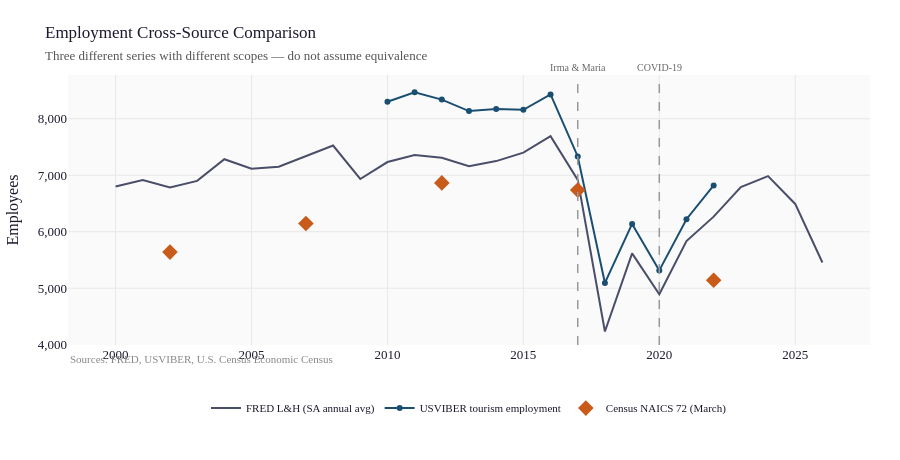

Notebook code cell kept with this figure:
### Markdown cell above
---
## 6. Cross-Source Comparison

Three employment series measure overlapping but distinct things:

| Series | Scope | Frequency | Units | Reference |
|---|---|---|---|---|
| FRED SA/NSA | Leisure & Hospitality (NAICS 71+72) | Monthly | Thousands | Pay-period average |
| USVIBER | Tourism-related (hotels, eating, transport, gift) | Annual | Jobs | Year-end survey |
| Census NAICS 72 | Accommodation & food services only | Quinquennial | Jobs | March pay period |

**Do not equate these series.** FRED is broadest (includes arts/recreation). Census NAICS 72 excludes transportation and retail. USVIBER's category list differs from standard NAICS.

### Code cell
# Side-by-side comparison for years with overlapping data
fred_ann = (
    fred.query("year >= 2000")
    .groupby("year")["emp_sa"]
    .mean()
    .mul(1000)  # convert to absolute count for comparison
    .reset_index()
    .rename(columns={"emp_sa": "fred_sa_avg"})
)
usviber_emp = tour[["year", "emp_tourism_total"]].dropna()
census_72 = (
    census_dedup[census_dedup["naics"] == "72"][["year", "emp"]]
    .dropna()
    .rename(columns={"emp": "census_n72"})
)

comp = (
    fred_ann.merge(usviber_emp, on="year", how="outer")
    .merge(census_72, on="year", how="outer")
    .sort_values("year")
)

fig = go.Figure()
fig.add_trace(
    go.Scatter(
        x=comp["year"],
        y=comp["fred_sa_avg"],
        mode="lines",
        name="FRED L&H (SA annual avg)",
        line=dict(color=PALETTE["total"], width=2),
    )
)
fig.add_trace(
    go.Scatter(
        x=comp["year"],
        y=comp["emp_tourism_total"],
        mode="lines+markers",
        name="USVIBER tourism employment",
        line=dict(color=PALETTE["tourists"], width=2),
    )
)
fig.add_trace(
    go.Scatter(
        x=comp["year"],
        y=comp["census_n72"],
        mode="markers",
        name="Census NAICS 72 (March)",
        marker=dict(color=PALETTE["cruise"], size=12, symbol="diamond"),
    )
)

fig.update_layout(
    title=dict(
        text="Employment Cross-Source Comparison<br>"
        '<span style="font-size:13px;color:#555">Three different series with different scopes — do not assume equivalence</span>',
        font=dict(size=17),
    ),
    yaxis_title="Employees",
    yaxis_tickformat=",",
    height=460,
    annotations=[
        dict(
            xref="paper",
            yref="paper",
            x=0,
            y=-0.08,
            text='<span style="color:#888;font-size:11px">Sources: FRED, USVIBER, U.S. Census Economic Census</span>',
            showarrow=False,
            xanchor="left",
        )
    ],
)
for x_val, label in [(2017, "Irma & Maria"), (2020, "COVID-19")]:
    fig.add_vline(
        x=x_val,
        line=dict(color="#999", width=1.5, dash="dash"),
        annotation_text=label,
        annotation_position="top",
        annotation_font=dict(size=10, color="#666"),
    )
fig.show()
print(comp.set_index("year").round(0).to_string())

### Figure 1 — Plotly figure (JSON) as saved in the notebook; plotly's stock layout.template omitted (floating-point values rounded to 4 significant figures)
{"data": [{"line": {"color": "#4a4e69", "width": 2}, "mode": "lines", "name": "FRED L&H (SA annual avg)", "type": "scatter", "x": [2000, 2001, 2002, 2003, 2004, 2005, 2006, 2007, 2008, 2009, 2010, 2011, 2012, 2013, 2014, 2015, 2016, 2017, 2018, 2019, 2020, 2021, 2022, 2023, 2024, 2025, 2026], "y": [6800.0, 6917.0, 6783.0, 6900.0, 7283.0, 7117.0, 7150.0, 7342.0, 7525.0, 6933.0, 7233.0, 7358.0, 7308.0, 7158.0, 7250.0, 7400.0, 7692.0, 6917.0, 4233.0, 5617.0, 4892.0, 5833.0, 6267.0, 6792.0, 6983.0, 6492.0, 5456.0]}, {"line": {"color": "#1a4f72", "width": 2}, "mode": "lines+markers", "name": "USVIBER tourism employment", "type": "scatter", "x": [2000, 2001, 2002, 2003, 2004, 2005, 2006, 2007, 2008, 2009, 2010, 2011, 2012, 2013, 2014, 2015, 2016, 2017, 2018, 2019, 2020, 2021, 2022, 2023, 2024, 2025, 2026], "y": [NaN, NaN, NaN, NaN, NaN, NaN, NaN, NaN, NaN, NaN, 8301.0, 8469.0, 8339.0, 8136.0, 8171.0, 8159.0, 8430.0, 7332.0, 5093.0, 6138.0, 5315.0, 6221.0, 6819.0, NaN, NaN, NaN, NaN]}, {"marker": {"color": "#c85a1a", "size": 12, "symbol": "diamond"}, "mode": "markers", "name": "Census NAICS 72 (March)", "type": "scatter", "x": [2000, 2001, 2002, 2003, 2004, 2005, 2006, 2007, 2008, 2009, 2010, 2011, 2012, 2013, 2014, 2015, 2016, 2017, 2018, 2019, 2020, 2021, 2022, 2023, 2024, 2025, 2026], "y": [NaN, NaN, 5639.0, NaN, NaN, NaN, NaN, 6146.0, NaN, NaN, NaN, NaN, 6864.0, NaN, NaN, NaN, NaN, 6737.0, NaN, NaN, NaN, NaN, 5140.0, NaN, NaN, NaN, NaN]}], "layout": {"annotations": [{"showarrow": false, "text": "<span style=\"color:#888;font-size:11px\">Sources: FRED, USVIBER, U.S. Census Economic Census</span>", "x": 0, "xanchor": "left", "xref": "paper", "y": -0.08, "yref": "paper"}, {"font": {"color": "#666", "size": 10}, "showarrow": false, "text": "Irma & Maria", "x": 2017, "xanchor": "center", "xref": "x", "y": 1, "yanchor": "bottom", "yref": "y domain"}, {"font": {"color": "#666", "size": 10}, "showarrow": false, "text": "COVID-19", "x": 2020, "xanchor": "center", "xref": "x", "y": 1, "yanchor": "bottom", "yref": "y domain"}], "height": 460, "shapes": [{"line": {"color": "#999", "dash": "dash", "width": 1.5}, "type": "line", "x0": 2017, "x1": 2017, "xref": "x", "y0": 0, "y1": 1, "yref": "y domain"}, {"line": {"color": "#999", "dash": "dash", "width": 1.5}, "type": "line", "x0": 2020, "x1": 2020, "xref": "x", "y0": 0, "y1": 1, "yref": "y domain"}], "title": {"font": {"size": 17}, "text": "Employment Cross-Source Comparison<br><span style=\"font-size:13px;color:#555\">Three different series with different scopes — do not assume equivalence</span>"}, "yaxis": {"tickformat": ",", "title": {"text": "Employees"}}}}
